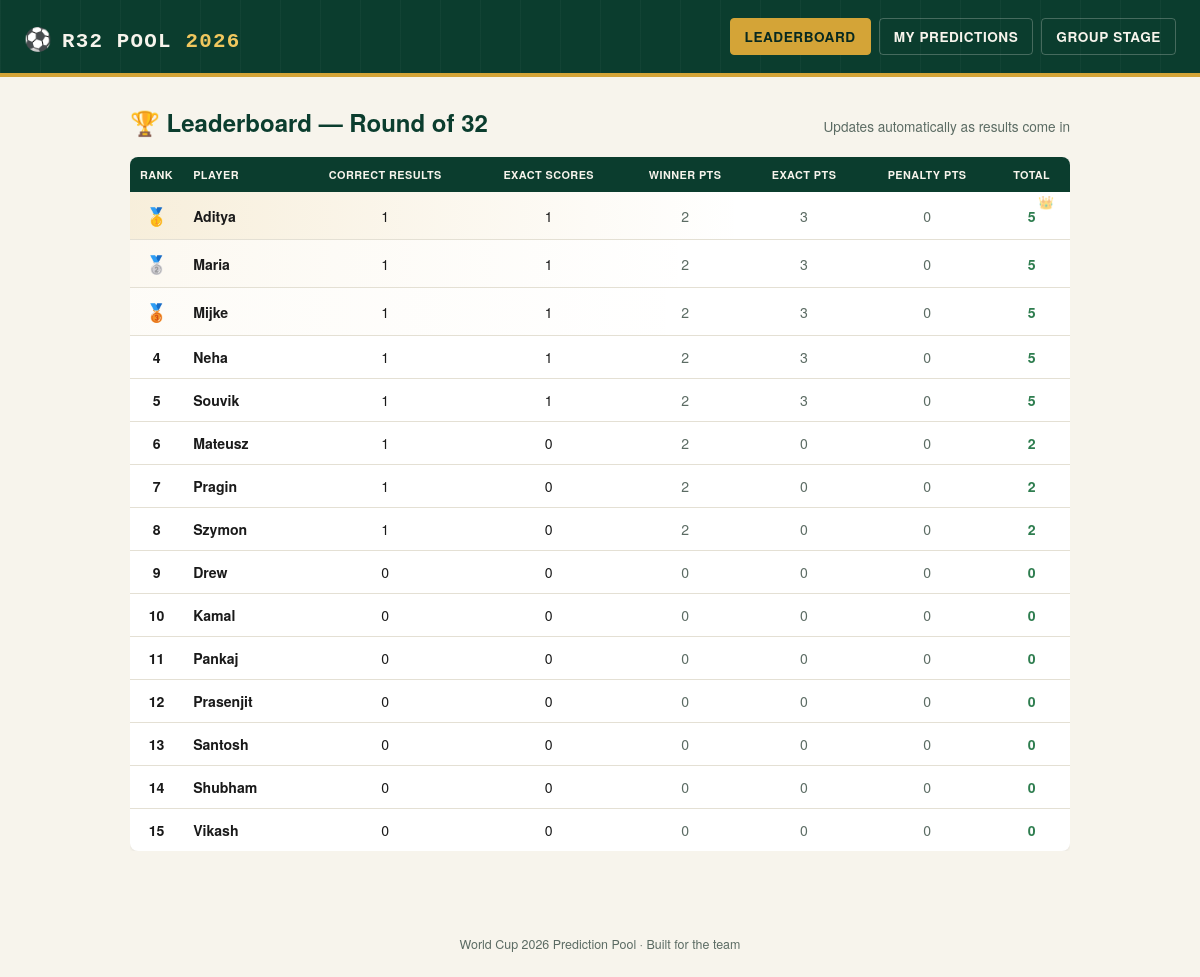
The app's page /leaderboard with its own data.
### tables this page shows
CREATE TABLE players (
            id INTEGER PRIMARY KEY AUTOINCREMENT,
            name TEXT UNIQUE NOT NULL
        );

### app.py (the view)
@app.route("/leaderboard")
def leaderboard():
    board = get_r32_leaderboard()
    return render_template("leaderboard.html", leaderboard=board, active_page="leaderboard")

### database.py (called while the page is built)
def get_connection():
    conn = sqlite3.connect(DB_FILE)
    conn.row_factory = sqlite3.Row
    return conn

### templates/leaderboard.html (shortened to what this page needs)
{% extends "base.html" %}
{% block content %}
<div class="lb-header">
  <h2>🏆 Leaderboard — Round of 32</h2>
  <div class="sub">Updates automatically as results come in</div>
</div>
{% if leaderboard %}
<div class="table-scroll">
<table class="board">
  <thead>
    <tr>
      <th class="num">Rank</th>
      <th>Player</th>
      <th class="num">Correct&nbsp;Results</th>
      <th class="num">Exact&nbsp;Scores</th>
      <th class="num">Winner&nbsp;Pts</th>
      <th class="num">Exact&nbsp;Pts</th>
      <th class="num">Penalty&nbsp;Pts</th>
      <th class="num">Total</th>
    </tr>
  </thead>
  <tbody>
    {% for row in leaderboard %}
    <tr class="{{ 'top1' if row.rank == 1 else 'top2' if row.rank == 2 else 'top3' if row.rank == 3 else '' }}">
      <td class="num rank-cell">
        {% if row.rank == 1 %}<span class="medal" onclick="confettiBurst(event.clientX, event.clientY)" title="Click me!">🥇</span>
        {% elif row.rank == 2 %}<span class="medal">🥈</span>
        {% elif row.rank == 3 %}<span class="medal">🥉</span>
        {% else %}{{ row.rank }}{% endif %}
      </td>
      <td class="player-name">{{ row.name }}</td>
      <td class="num">{{ row.correct_results }}</td>
      <td class="num">{{ row.exact_scores }}</td>
      <td class="num subtle">{{ row.winner_pts }}</td>
      <td class="num subtle">{{ row.exact_pts }}</td>
      <td class="num subtle">{{ row.penalty_pts }}</td>
      <td class="num total-pts">{{ row.total_points }}</td>
    </tr>
    {% endfor %}
  </tbody>
</table>
</div>
{% else %}
<div class="empty-state">No players yet.</div>
{% endif %}
{% endblock %}

### templates/base.html (shortened to what this page needs)
<!DOCTYPE html>
<html lang="en">
<head>
</head>
<body>
<div class="topbar">
  <a href="{{ url_for('leaderboard') }}" class="brand" title="Back to home">
    <span class="ball">⚽</span>
    <h1>R32 Pool <span class="year">2026</span></h1>
  </a>
  <nav>
    <a href="{{ url_for('leaderboard') }}" class="{{ 'active' if active_page == 'leaderboard' else '' }}">Leaderboard</a>
    <a href="{{ url_for('select_player') }}" class="{{ 'active' if active_page == 'predict' else '' }}">My Predictions</a>
    <a href="{{ url_for('group_history') }}" class="{{ 'active' if active_page == 'history' else '' }}">Group Stage</a>
  </nav>
</div>
<main>
  {% block content %}{% endblock %}
</main>
<footer>World Cup 2026 Prediction Pool &middot; Built for the team</footer>
</body>
</html>

### templates/base.html (style rules this page uses)
:root { --pitch: #0B3D2E; --pitch-dark: #072920; --chalk: #F7F4EC; --gold: #D4A437; --gold-bright:#F0C75E; --ink: #1A1A1A; --ink-soft: #5B6B63; --line: #E4E0D4; --win: #2E7D4F; --loss: #B0382B; --card: #FFFFFF; --confetti-1: #F0C75E; --confetti-2: #E8634F; --confetti-3: #5BA3D9; --confetti-4: #6FBF7B; --confetti-5: #D4699B; }
* { box-sizing: border-box; }
body { margin: 0; font-family: 'Helvetica Neue', Arial, sans-serif; background: var(--chalk); color: var(--ink); min-height: 100vh; }
.topbar { background: var(--pitch); background-image: repeating-linear-gradient(90deg, rgba(255,255,255,0.03) 0px, rgba(255,255,255,0.03) 1px, transparent 1px, transparent 40px); color: var(--chalk); padding: 18px 24px; display: flex; align-items: center; justify-content: space-between; flex-wrap: wrap; gap: 12px; border-bottom: 4px solid var(--gold); }
.brand { display: flex; align-items: baseline; gap: 10px; text-decoration: none; cursor: pointer; transition: opacity 0.15s ease; border-radius: 6px; padding: 4px 6px; margin: -4px -6px; }
.brand .ball { font-size: 1.4rem; display: inline-block; animation: ball-bob 2.6s ease-in-out infinite; transform-origin: center bottom; }
.brand, .brand:link, .brand:visited, .brand:hover, .brand:active { color: var(--chalk); }
.brand h1 { font-family: 'Courier New', monospace; font-weight: 700; font-size: 1.3rem; letter-spacing: 0.06em; margin: 0; text-transform: uppercase; color: var(--chalk); }
.brand .year { color: var(--gold-bright); }
nav { display: flex; gap: 8px; }
nav a { color: var(--chalk); text-decoration: none; font-size: 0.85rem; font-weight: 600; letter-spacing: 0.04em; text-transform: uppercase; padding: 8px 14px; border-radius: 4px; border: 1px solid rgba(247,244,236,0.25); transition: transform 0.18s cubic-bezier(0.34, 1.56, 0.64, 1), background 0.15s ease, color 0.15s ease, border-color 0.15s ease; display: inline-block; }
nav a:hover, nav a.active { background: var(--gold); color: var(--pitch-dark); border-color: var(--gold); }
main { max-width: 980px; margin: 0 auto; padding: 28px 20px 60px; }
footer { text-align: center; padding: 24px; color: var(--ink-soft); font-size: 0.78rem; }

### templates/leaderboard.html (style rules this page uses)
.lb-header { display: flex; align-items: baseline; justify-content: space-between; margin-bottom: 18px; flex-wrap: wrap; gap: 8px; }
.lb-header h2 { font-size: 1.5rem; margin: 0; color: var(--pitch); }
.lb-header .sub { color: var(--ink-soft); font-size: 0.85rem; }
.table-scroll { overflow-x: auto; -webkit-overflow-scrolling: touch; }
table.board { width: 100%; min-width: 640px; border-collapse: collapse; background: var(--card); border-radius: 8px; overflow: hidden; box-shadow: 0 1px 3px rgba(0,0,0,0.08); }
table.board thead th { background: var(--pitch); color: var(--chalk); text-align: left; font-size: 0.68rem; text-transform: uppercase; letter-spacing: 0.04em; padding: 10px 10px; white-space: nowrap; }
table.board thead th.num { text-align: center; }
table.board tbody td { padding: 11px 10px; border-bottom: 1px solid var(--line); font-size: 0.88rem; }
table.board tbody td.num { text-align: center; font-variant-numeric: tabular-nums; }
table.board tbody tr:last-child td { border-bottom: none; }
table.board tbody tr { transition: background 0.15s ease, transform 0.15s ease; }
.rank-cell { font-weight: 700; width: 44px; }
.medal { font-size: 1.1rem; display: inline-block; animation: medal-idle 3s ease-in-out infinite; cursor: default; }
tr.top1 .medal { cursor: pointer; animation-delay: 0s; }
tr.top2 .medal { animation-delay: 0.3s; }
tr.top3 .medal { animation-delay: 0.6s; }
tr.top1 { background: linear-gradient(90deg, rgba(212,164,55,0.18), transparent 65%); position: relative; }
tr.top1::after { content: "👑"; position: absolute; right: 16px; font-size: 0.8rem; opacity: 0.6; }
tr.top2 { background: linear-gradient(90deg, rgba(212,164,55,0.07), transparent 60%); }
tr.top3 { background: linear-gradient(90deg, rgba(212,164,55,0.04), transparent 60%); }
.player-name { font-weight: 600; }
.total-pts { font-weight: 800; font-size: 1.0rem; color: var(--win); font-variant-numeric: tabular-nums; }
.subtle { color: var(--ink-soft); }

### records on screen
players: name "Aditya", correct_results "1", exact_scores "1", winner_pts "2", exact_pts "3", penalty_pts "0", total_points "5"
players: name "Maria", correct_results "1", exact_scores "1", winner_pts "2", exact_pts "3", penalty_pts "0", total_points "5"
players: name "Mijke", correct_results "1", exact_scores "1", winner_pts "2", exact_pts "3", penalty_pts "0", total_points "5"
players: rank "4", name "Neha", correct_results "1", exact_scores "1", winner_pts "2", exact_pts "3", penalty_pts "0", total_points "5"
players: rank "5", name "Souvik", correct_results "1", exact_scores "1", winner_pts "2", exact_pts "3", penalty_pts "0", total_points "5"
players: rank "6", name "Mateusz", correct_results "1", exact_scores "0", winner_pts "2", exact_pts "0", penalty_pts "0", total_points "2"
players: rank "7", name "Pragin", correct_results "1", exact_scores "0", winner_pts "2", exact_pts "0", penalty_pts "0", total_points "2"
players: rank "8", name "Szymon", correct_results "1", exact_scores "0", winner_pts "2", exact_pts "0", penalty_pts "0", total_points "2"
players: rank "9", name "Drew", correct_results "0", exact_scores "0", winner_pts "0", exact_pts "0", penalty_pts "0", total_points "0"
players: rank "10", name "Kamal", correct_results "0", exact_scores "0", winner_pts "0", exact_pts "0", penalty_pts "0", total_points "0"
players: rank "11", name "Pankaj", correct_results "0", exact_scores "0", winner_pts "0", exact_pts "0", penalty_pts "0", total_points "0"
players: rank "12", name "Prasenjit", correct_results "0", exact_scores "0", winner_pts "0", exact_pts "0", penalty_pts "0", total_points "0"
players: rank "13", name "Santosh", correct_results "0", exact_scores "0", winner_pts "0", exact_pts "0", penalty_pts "0", total_points "0"
players: rank "14", name "Shubham", correct_results "0", exact_scores "0", winner_pts "0", exact_pts "0", penalty_pts "0", total_points "0"
players: rank "15", name "Vikash", correct_results "0", exact_scores "0", winner_pts "0", exact_pts "0", penalty_pts "0", total_points "0"
